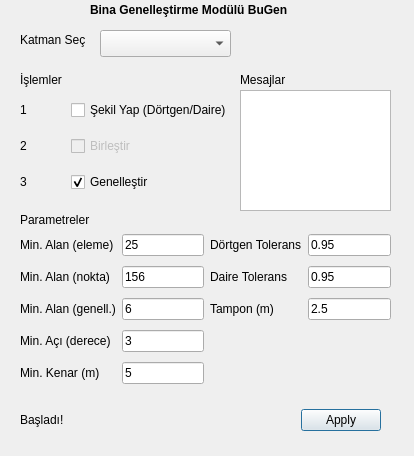
<?xml version="1.0" encoding="UTF-8"?>
<ui version="4.0">
 <class>BGDiyalog</class>
 <widget class="QDialog" name="BGDiyalog">
  <property name="enabled">
   <bool>true</bool>
  </property>
  <property name="geometry">
   <rect>
    <x>0</x>
    <y>0</y>
    <width>414</width>
    <height>456</height>
   </rect>
  </property>
  <property name="windowTitle">
   <string>BuGen</string>
  </property>
  <property name="toolTip">
   <string>Bina Genelleştirme Eklentisi</string>
  </property>
  <property name="styleSheet">
   <string notr="true"/>
  </property>
  <property name="locale">
   <locale language="Turkish" country="Turkey"/>
  </property>
  <property name="sizeGripEnabled">
   <bool>false</bool>
  </property>
  <property name="modal">
   <bool>false</bool>
  </property>
  <widget class="QDialogButtonBox" name="buttonBox">
   <property name="geometry">
    <rect>
     <x>280</x>
     <y>400</y>
     <width>101</width>
     <height>41</height>
    </rect>
   </property>
   <property name="toolTip">
    <string>İşlemleri başlat!</string>
   </property>
   <property name="orientation">
    <enum>Qt::Horizontal</enum>
   </property>
   <property name="standardButtons">
    <set>QDialogButtonBox::Apply</set>
   </property>
   <property name="centerButtons">
    <bool>false</bool>
   </property>
  </widget>
  <widget class="QComboBox" name="comboBox_layer">
   <property name="geometry">
    <rect>
     <x>100</x>
     <y>30</y>
     <width>131</width>
     <height>27</height>
    </rect>
   </property>
   <property name="toolTip">
    <string>İşlenecek katman! Bina ön hazırlık işlemi yapılmış katmanlar seçilmeli!</string>
   </property>
  </widget>
  <widget class="QLabel" name="label">
   <property name="geometry">
    <rect>
     <x>20</x>
     <y>30</y>
     <width>81</width>
     <height>20</height>
    </rect>
   </property>
   <property name="text">
    <string>Katman Seç</string>
   </property>
  </widget>
  <widget class="QLabel" name="label_2">
   <property name="geometry">
    <rect>
     <x>20</x>
     <y>210</y>
     <width>101</width>
     <height>19</height>
    </rect>
   </property>
   <property name="toolTip">
    <string>Paramereler 1:1000-1:25 000 dönüşümü için uygundur!</string>
   </property>
   <property name="text">
    <string>Parametreler</string>
   </property>
  </widget>
  <widget class="QLabel" name="label_3">
   <property name="geometry">
    <rect>
     <x>20</x>
     <y>70</y>
     <width>66</width>
     <height>19</height>
    </rect>
   </property>
   <property name="text">
    <string>İşlemler</string>
   </property>
  </widget>
  <widget class="QLabel" name="bilgi">
   <property name="geometry">
    <rect>
     <x>20</x>
     <y>410</y>
     <width>241</width>
     <height>19</height>
    </rect>
   </property>
   <property name="text">
    <string>Başladı!</string>
   </property>
  </widget>
  <widget class="QWidget" name="layoutWidget">
   <property name="geometry">
    <rect>
     <x>20</x>
     <y>230</y>
     <width>371</width>
     <height>161</height>
    </rect>
   </property>
   <layout class="QGridLayout" name="gridParam">
    <item row="0" column="0">
     <widget class="QLabel" name="label_4">
      <property name="text">
       <string>Min. Alan (eleme)</string>
      </property>
     </widget>
    </item>
    <item row="0" column="1">
     <widget class="QLineEdit" name="da1">
      <property name="toolTip">
       <string>Hedef ölçekte en küçük alan (m2)</string>
      </property>
      <property name="text">
       <string>25</string>
      </property>
     </widget>
    </item>
    <item row="0" column="2">
     <widget class="QLabel" name="label_9">
      <property name="text">
       <string>Dörtgen Tolerans</string>
      </property>
     </widget>
    </item>
    <item row="0" column="3">
     <widget class="QLineEdit" name="TolDo">
      <property name="toolTip">
       <string>Dörtgene dönüşüm oranı (0.9-1 arası değerler seçilmeli)</string>
      </property>
      <property name="text">
       <string>0.95</string>
      </property>
     </widget>
    </item>
    <item row="1" column="0">
     <widget class="QLabel" name="label_5">
      <property name="text">
       <string>Min. Alan (nokta)</string>
      </property>
     </widget>
    </item>
    <item row="1" column="1">
     <widget class="QLineEdit" name="da2">
      <property name="toolTip">
       <string>Hedef ölçekte nokta geometrisine dönüşecek alanlar (m2)</string>
      </property>
      <property name="text">
       <string>156</string>
      </property>
     </widget>
    </item>
    <item row="1" column="2">
     <widget class="QLabel" name="label_10">
      <property name="text">
       <string>Daire Tolerans</string>
      </property>
     </widget>
    </item>
    <item row="1" column="3">
     <widget class="QLineEdit" name="TolDa">
      <property name="toolTip">
       <string>Daireye dönüşüm oranı (0.9-1 arası değerler seçilmeli)</string>
      </property>
      <property name="text">
       <string>0.95</string>
      </property>
     </widget>
    </item>
    <item row="2" column="0">
     <widget class="QLabel" name="label_6">
      <property name="text">
       <string>Min. Alan (genell.)</string>
      </property>
     </widget>
    </item>
    <item row="2" column="1">
     <widget class="QLineEdit" name="da3">
      <property name="toolTip">
       <string>Kontur genelleştimesinde girinti çıkıntılar için alan ölçütü, kaynak ölçekte m2 </string>
      </property>
      <property name="text">
       <string>6</string>
      </property>
     </widget>
    </item>
    <item row="2" column="2">
     <widget class="QLabel" name="label_11">
      <property name="text">
       <string>Tampon (m)</string>
      </property>
     </widget>
    </item>
    <item row="2" column="3">
     <widget class="QLineEdit" name="dtamp">
      <property name="toolTip">
       <string>Birleştirme için tampon uzaklığı (m). Min kenarın yarısı alınması önerilir!</string>
      </property>
      <property name="text">
       <string>2.5</string>
      </property>
     </widget>
    </item>
    <item row="3" column="0">
     <widget class="QLabel" name="label_7">
      <property name="text">
       <string>Min. Açı (derece)</string>
      </property>
     </widget>
    </item>
    <item row="3" column="1">
     <widget class="QLineEdit" name="daci">
      <property name="toolTip">
       <string>Minimum açı (derece)</string>
      </property>
      <property name="text">
       <string>3</string>
      </property>
     </widget>
    </item>
    <item row="4" column="0">
     <widget class="QLabel" name="label_8">
      <property name="text">
       <string>Min. Kenar (m)</string>
      </property>
     </widget>
    </item>
    <item row="4" column="1">
     <widget class="QLineEdit" name="dknr">
      <property name="toolTip">
       <string>Minimum kenar (m)</string>
      </property>
      <property name="text">
       <string>5</string>
      </property>
     </widget>
    </item>
   </layout>
  </widget>
  <widget class="QWidget" name="layoutWidget">
   <property name="geometry">
    <rect>
     <x>20</x>
     <y>90</y>
     <width>212</width>
     <height>114</height>
    </rect>
   </property>
   <layout class="QGridLayout" name="grid_islem">
    <item row="2" column="1">
     <widget class="QCheckBox" name="KongenBox">
      <property name="toolTip">
       <string>Birleştirme sonrası kontur genelleştirmesi</string>
      </property>
      <property name="text">
       <string>Genelleştir</string>
      </property>
      <property name="checked">
       <bool>true</bool>
      </property>
      <property name="tristate">
       <bool>false</bool>
      </property>
     </widget>
    </item>
    <item row="0" column="1">
     <widget class="QCheckBox" name="SekilBox">
      <property name="toolTip">
       <string>Birleştirme öncesi dörtgenleştirme ve daireleştirme yap.</string>
      </property>
      <property name="text">
       <string>Şekil Yap (Dörtgen/Daire)</string>
      </property>
     </widget>
    </item>
    <item row="1" column="0">
     <widget class="QLabel" name="label_13">
      <property name="text">
       <string>2</string>
      </property>
     </widget>
    </item>
    <item row="0" column="0">
     <widget class="QLabel" name="label_12">
      <property name="text">
       <string>1</string>
      </property>
     </widget>
    </item>
    <item row="2" column="0">
     <widget class="QLabel" name="label_14">
      <property name="text">
       <string>3</string>
      </property>
     </widget>
    </item>
    <item row="1" column="1">
     <widget class="QCheckBox" name="BirlesBox">
      <property name="enabled">
       <bool>false</bool>
      </property>
      <property name="text">
       <string>Birleştir</string>
      </property>
     </widget>
    </item>
   </layout>
  </widget>
  <widget class="QTextEdit" name="textMsg">
   <property name="geometry">
    <rect>
     <x>240</x>
     <y>90</y>
     <width>151</width>
     <height>121</height>
    </rect>
   </property>
   <property name="font">
    <font>
     <pointsize>9</pointsize>
    </font>
   </property>
   <property name="toolTip">
    <string>İşlem günlüğü, uygulama bittiğinde içerik sistem belleğine aktarılır!</string>
   </property>
  </widget>
  <widget class="QLabel" name="label_15">
   <property name="geometry">
    <rect>
     <x>240</x>
     <y>70</y>
     <width>66</width>
     <height>19</height>
    </rect>
   </property>
   <property name="text">
    <string>Mesajlar</string>
   </property>
  </widget>
  <widget class="QLabel" name="bilgi_2">
   <property name="geometry">
    <rect>
     <x>90</x>
     <y>0</y>
     <width>281</width>
     <height>20</height>
    </rect>
   </property>
   <property name="font">
    <font>
     <weight>75</weight>
     <bold>true</bold>
    </font>
   </property>
   <property name="toolTip">
    <string>Bina genelleştirmesi modülü</string>
   </property>
   <property name="text">
    <string>Bina Genelleştirme Modülü BuGen</string>
   </property>
  </widget>
 </widget>
 <resources/>
 <connections>
  <connection>
   <sender>buttonBox</sender>
   <signal>accepted()</signal>
   <receiver>BGDiyalog</receiver>
   <slot>accept()</slot>
   <hints>
    <hint type="sourcelabel">
     <x>248</x>
     <y>254</y>
    </hint>
    <hint type="destinationlabel">
     <x>157</x>
     <y>274</y>
    </hint>
   </hints>
  </connection>
  <connection>
   <sender>buttonBox</sender>
   <signal>rejected()</signal>
   <receiver>BGDiyalog</receiver>
   <slot>reject()</slot>
   <hints>
    <hint type="sourcelabel">
     <x>316</x>
     <y>260</y>
    </hint>
    <hint type="destinationlabel">
     <x>286</x>
     <y>274</y>
    </hint>
   </hints>
  </connection>
 </connections>
</ui>
